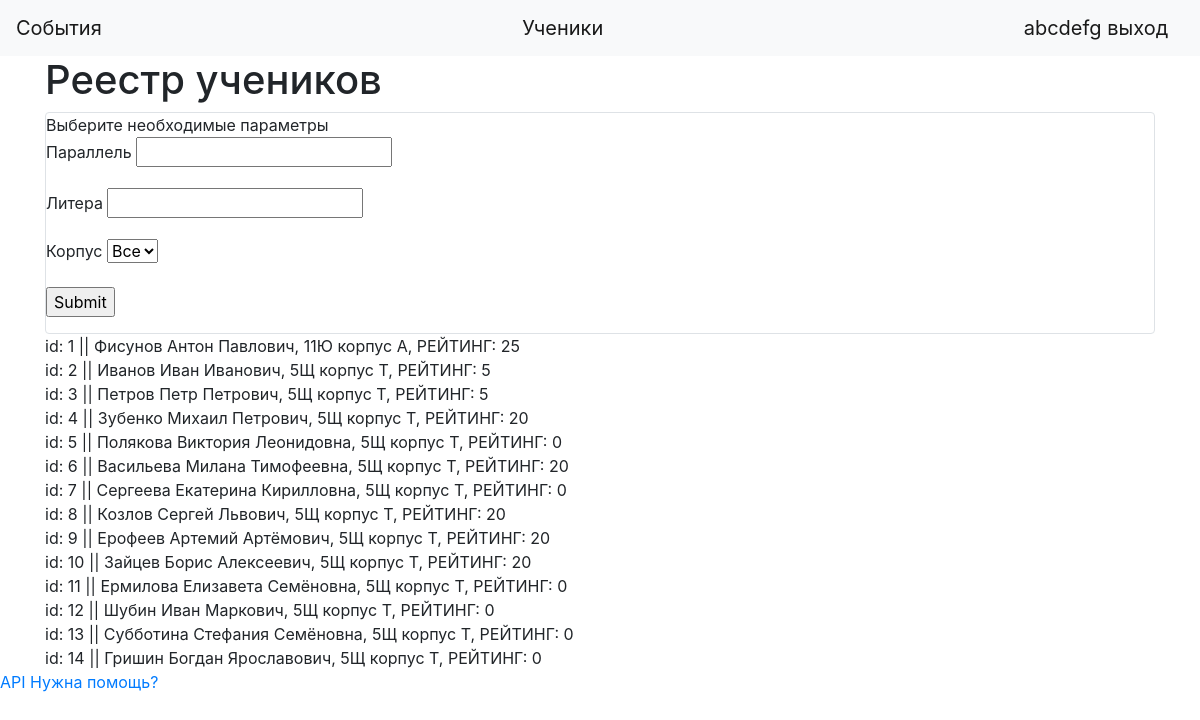
The page /view_students (signed in) on the database its author committed.
### data/users.py (models this page shows, shortened)
class User(SqlAlchemyBase, UserMixin):
    __tablename__ = 'users'
    id = sqlalchemy.Column(sqlalchemy.Integer, primary_key=True, autoincrement=True)
    name = sqlalchemy.Column(sqlalchemy.String, nullable=True)
    about = sqlalchemy.Column(sqlalchemy.String, nullable=True)
    email = sqlalchemy.Column(sqlalchemy.String, index=True, unique=True, nullable=True)
    role = sqlalchemy.Column(sqlalchemy.Integer)
    hashed_password = sqlalchemy.Column(sqlalchemy.String, nullable=True)
    verified = sqlalchemy.Column(sqlalchemy.Boolean, default=0)
    created_date = sqlalchemy.Column(sqlalchemy.DateTime, default=datetime.datetime.now)

### data/students.py (models this page shows, shortened)
class Students(SqlAlchemyBase, UserMixin):
    __tablename__ = 'students'
    id = sqlalchemy.Column(sqlalchemy.Integer, primary_key=True, autoincrement=True)
    name = sqlalchemy.Column(sqlalchemy.String, nullable=True)
    class_num = sqlalchemy.Column(sqlalchemy.Integer, nullable=True, default=5)
    campus = sqlalchemy.Column(sqlalchemy.CHAR, nullable=True, default='Т')
    class_letter = sqlalchemy.Column(sqlalchemy.CHAR, nullable=True)
    exp_amount = sqlalchemy.Column(sqlalchemy.Integer)
    rating_points = sqlalchemy.Column(sqlalchemy.Integer)
    rating_place = sqlalchemy.Column(sqlalchemy.Integer)
    role = sqlalchemy.Column(sqlalchemy.String)
    skin_id = sqlalchemy.Column(sqlalchemy.Integer)
    available_skins = sqlalchemy.Column(sqlalchemy.String)
    hashed_password = sqlalchemy.Column(sqlalchemy.String, nullable=True)
    last_visit = sqlalchemy.Column(sqlalchemy.DateTime)
    def info(self):
        return f'id: {self.id} || {self.name},\t{self.class_num}{self.class_letter}\t корпус {self.campus}, РЕЙТИНГ: {self.rating_points}'

### main.py (the view, shortened to what this page needs)
@app.route('/view_students', methods=['GET', 'POST'])
@login_required
def view_students():
    args = []
    db_sess = db_session.create_session()
    students = db_sess.query(Students).filter(*args)
    return render_template("students.html", title="Просмотр учеников", students=students)

### data/db_session.py (called while the page is built)
def create_session() -> Session:
    global __factory
    return __factory()

### main.py (called while the page is built)
@login_manager.user_loader
def load_user(user_id):
    db_sess = db_session.create_session()
    return db_sess.query(User).get(user_id)

### templates/students.html (shortened to what this page needs)
{% extends "base.html" %}
{% block content %}
<h1>Реестр учеников</h1>
<div class="col-md6 border rounded">
    <div>Выберите необходимые параметры</div>
    <form action="" method="post">
        <p>
            <label for="class_num">Параллель</label>
            <input type="text" name="class_num">
        </p>
        <p>
            <label for="class_letter">Литера</label>
            <input type="text" name="class_letter">
        </p>
        <p>
            <label for="campus">Корпус</label>
            <select name="campus">
                <option>Все</option>
            </select>
        </p>
        <p>
            <input type="submit">
        </p>
    </form>
</div>
{% if students %}
    {% for student in students %}
    <div>{{student.info()}}</div>
    {% endfor %}
{% endif %}
{% endblock %}

### templates/base.html (shortened to what this page needs)
<!doctype html>
<html lang="en">
<head>
    <link rel="stylesheet" href="https://stackpath.bootstrapcdn.com/bootstrap/4.4.1/css/bootstrap.min.css">
</head>
  <body>
    <header>
        <nav class="navbar navbar-light bg-light">
        <a class="navbar-brand" href="/main">События</a>
        <a class="navbar-brand" href="/view_students">Ученики</a>
        {% if current_user.is_authenticated %}
            <a class="navbar-brand" href="/logout">{{ current_user.name }} выход</a>
        {% else %}
            <p>
                <a class="btn btn-primary " href="/register">Зарегистрироваться</a>
                <a class="btn btn-success" href="/login">Войти</a>
            </p>
        {% endif %}
    </nav>
    </header>
    <main role="main" class="container">
        {% block content %}{% endblock %}
    </main>
    <a href="/api">API</a>
    <a href="/support">Нужна помощь?</a>
  </body>
</html>

### rows shown on the page
User: name "abcdefg"
Students: info "id: 1 || Фисунов Антон Павлович, 11Ю корпус А, РЕЙТИНГ: 25"
Students: info "id: 2 || Иванов Иван Иванович, 5Щ корпус Т, РЕЙТИНГ: 5"
Students: info "id: 3 || Петров Петр Петрович, 5Щ корпус Т, РЕЙТИНГ: 5"
Students: info "id: 4 || Зубенко Михаил Петрович, 5Щ корпус Т, РЕЙТИНГ: 20"
Students: info "id: 5 || Полякова Виктория Леонидовна, 5Щ корпус Т, РЕЙТИНГ: 0"
Students: info "id: 6 || Васильева Милана Тимофеевна, 5Щ корпус Т, РЕЙТИНГ: 20"
Students: info "id: 7 || Сергеева Екатерина Кирилловна, 5Щ корпус Т, РЕЙТИНГ: 0"
Students: info "id: 8 || Козлов Сергей Львович, 5Щ корпус Т, РЕЙТИНГ: 20"
Students: info "id: 9 || Ерофеев Артемий Артёмович, 5Щ корпус Т, РЕЙТИНГ: 20"
Students: info "id: 10 || Зайцев Борис Алексеевич, 5Щ корпус Т, РЕЙТИНГ: 20"
Students: info "id: 11 || Ермилова Елизавета Семёновна, 5Щ корпус Т, РЕЙТИНГ: 0"
Students: info "id: 12 || Шубин Иван Маркович, 5Щ корпус Т, РЕЙТИНГ: 0"
Students: info "id: 13 || Субботина Стефания Семёновна, 5Щ корпус Т, РЕЙТИНГ: 0"
Students: info "id: 14 || Гришин Богдан Ярославович, 5Щ корпус Т, РЕЙТИНГ: 0"
